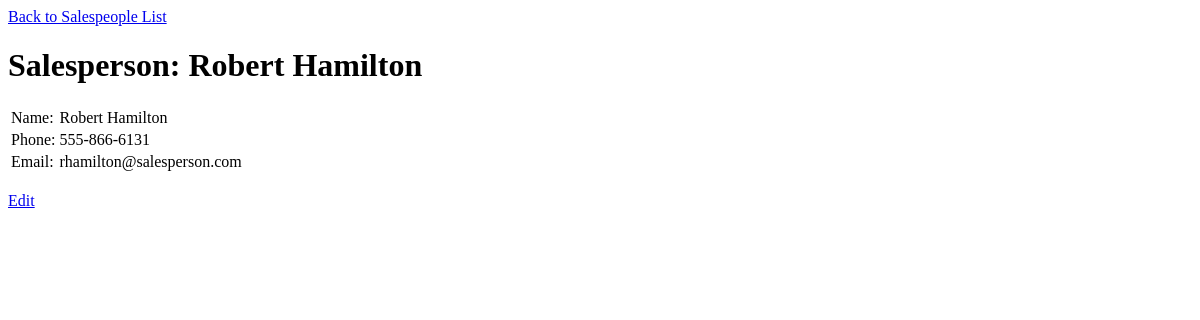
The app's page /staff/salespeople/show.php?id=4, older data.
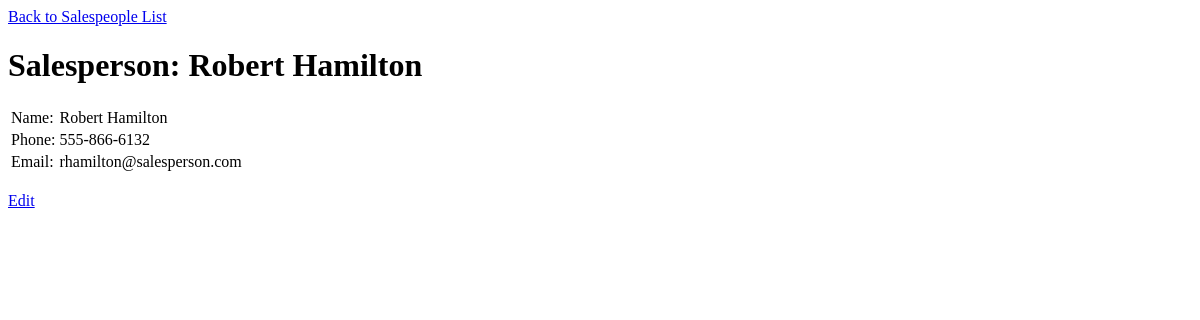
The same page, newer data.
### tables this page shows
CREATE TABLE `salespeople` (
  `id` int(11) NOT NULL AUTO_INCREMENT,
  `first_name` varchar(255) DEFAULT NULL,
  `last_name` varchar(255) DEFAULT NULL,
  `phone` varchar(255) DEFAULT NULL,
  `email` varchar(255) DEFAULT NULL,
  PRIMARY KEY (`id`)
);

### private/functions.php (called while the page is built, shortened)
<?php
  function h($string="") {
    return htmlspecialchars($string);
  }
  function u($string="") {
    return urlencode($string);
  }
?>

### private/query_functions.php (called while the page is built, shortened)
<?php
  function find_salesperson_by_id($id=0) {
    global $db;
    $sql = "SELECT * FROM salespeople ";
    $sql .= "WHERE id='" . $id . "';";
    $salespeople_result = db_query($db, $sql);
    return $salespeople_result;
  }
?>

### private/database.php (called while the page is built, shortened)
<?php
  function db_query($connection, $sql) {
    $result_set = mysqli_query($connection, $sql);
    return $result_set;
  }
  function db_fetch_assoc($result_set) {
    return mysqli_fetch_assoc($result_set);
  }
?>

### public/staff/salespeople/show.php (the view, shortened to what this page needs)
<?php
require_once('../../../private/initialize.php');
if(!isset($_GET['id'])) {
  redirect_to('index.php');
} else {
  $id = $_GET['id'];
  $id = h($id);
}
$salespeople_result = find_salesperson_by_id($id);
$salesperson = db_fetch_assoc($salespeople_result);
?>
<?php include(SHARED_PATH . '/header.php'); ?>
<div id="main-content">
  <a href="index.php">Back to Salespeople List</a><br />
  <h1>Salesperson: <?php echo h($salesperson['first_name']) . " " . h($salesperson['last_name']); ?></h1>
  <?php
    echo "<table id=\"salesperson\">";
    echo "<tr>";
    echo "<td>Name: </td>";
    echo "<td>" . h($salesperson['first_name']) . " " . h($salesperson['last_name']) . "</td>";
    echo "</tr>";
    echo "<tr>";
    echo "<td>Phone: </td>";
    echo "<td>" . h($salesperson['phone']) . "</td>";
    echo "</tr>";
    echo "<tr>";
    echo "<td>Email: </td>";
    echo "<td>" . h($salesperson['email']) . "</td>";
    echo "</tr>";
    echo "</table>";
  ?>
  <br />
  <a href="edit.php?id=<?php echo u($salesperson['id']); ?>">Edit</a><br />
</div>
<?php include(SHARED_PATH . '/footer.php'); ?>

Row changes from the older to the newer data that the page shows:
changed salespeople "Robert": phone "555-866-6131" → "555-866-6132"
